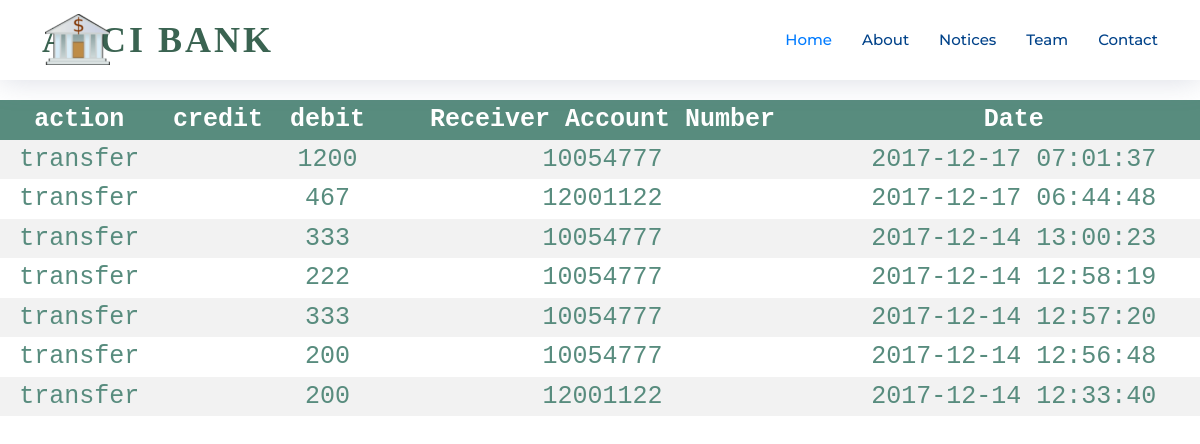
The page /viewTransaction.php (signed in) on the database its author committed.
### tables this page shows
CREATE TABLE `transaction` (
  `transactionId` int(11) NOT NULL,
  `action` varchar(30) NOT NULL,
  `credit` varchar(30) NOT NULL,
  `debit` varchar(30) NOT NULL,

  `other` varchar(50) NOT NULL,
  `userId` int(11) NOT NULL,
  `date` timestamp NOT NULL DEFAULT CURRENT_TIMESTAMP
);

### assets/connection.php (called while the page is built)
<?php
    $con = new mysqli('localhost','root','','Accibank');
    $ar = $con->query("select * from userAccounts,branch where id = '$_SESSION[userId]' AND userAccounts.branch = branch.branchId");
    $userData = $ar->fetch_assoc();
?>

### viewTransaction.php (the view, shortened to what this page needs)
<!DOCTYPE html>
<html lang="en" dir="ltr">
<head>
  <link href="assets/vendor/aos/aos.css" rel="stylesheet">
  <link href="assets/vendor/bootstrap/css/bootstrap.min.css" rel="stylesheet">
  <link href="assets/vendor/bootstrap-icons/bootstrap-icons.css" rel="stylesheet">
  <link href="assets/vendor/glightbox/css/glightbox.min.css" rel="stylesheet">
  <link href="assets/vendor/swiper/swiper-bundle.min.css" rel="stylesheet">
  <link href="assets/css/style.css" rel="stylesheet">
  <link href="assets/css/slidr.css" rel="stylesheet">
</head>
<body>
  <div class="centre">
    <table >
        <tr>
            <th>action</th>
            <th>credit</th>
            <th>debit</th>
            <th>Receiver Account Number</th>
            <th>Date</th>
        </tr>
  <?php
   require 'assets/connection.php';
  $result = $con->query("select * from transaction where userId = '$userData[id]' AND action = 'transfer' order by date desc");
  if ($result->num_rows > 0) {
      while($row = $result->fetch_assoc()) {
              echo "<tr><td>" . $row["action"]. "</td><td>" . $row["credit"] . "</td><td>"
  . $row["debit"]. "</td><td>" . $row["other"] . "</td><td>" . $row["date"] . "</td></tr>";
  }
  echo "</table>";
  } else { echo "0 results"; }
  ?>
  </div>
</body>
</html>

### assets/css/style.css (style rules this page uses)
body { background: #fff; color: #444; font-family: "Open Sans", sans-serif; }
a { color: #007bff; text-decoration: none; transition: 0.5s; }
h1, h2, h3, h4, h5, h6 { font-family: "Montserrat", sans-serif; font-weight: 400; margin: 0 0 20px 0; padding: 0; }
#header { height: 80px; z-index: 997; transition: all 0.5s; background: #fff; box-shadow: 0px 0px 30px rgba(127, 137, 161, 0.3); }
#header .logo h1 { font-size: 36px; margin: 0; padding: 0; font-weight: 400; letter-spacing: 3px; text-transform: uppercase; }
#header .logo h1 a, #header .logo h1 a:hover { color:#3A6351;// #00366f; text-decoration: none; font-family: serif, "Times New Roman", Times; font-weight: bold; }
#header .logo img { padding: 0; max-height: 65px; }
.navbar { padding: 0; }
.navbar ul { margin: 0; padding: 0; display: flex; list-style: none; align-items: center; }
.navbar li { position: relative; }
.navbar a { display: flex; align-items: center; justify-content: space-between; padding: 10px 0 10px 30px; font-family: "Montserrat", sans-serif; font-size: 15px; color: #004289; font-weight: 500; white-space: nowrap; transition: 0.3s; }
.navbar a:hover, .navbar .active, .navbar li:hover > a { color: #007bff; }

### viewTransaction.php (style rules this page uses)
table { border-collapse: collapse; width: 100%; margin-top: 100px; color: #588c7e; font-family: monospace; font-size: 25px; text-align: center; }
th { background-color: #588c7e; color: white; }
tr:nth-child(even) { background-color: #f2f2f2; }

### rows shown on the page
transaction: action "transfer", debit "1200", other "10054777", date "2017-12-17 07:01:37"
transaction: action "transfer", debit "467", other "12001122", date "2017-12-17 06:44:48"
transaction: action "transfer", debit "333", other "10054777", date "2017-12-14 13:00:23"
transaction: action "transfer", debit "222", other "10054777", date "2017-12-14 12:58:19"
transaction: action "transfer", debit "333", other "10054777", date "2017-12-14 12:57:20"
transaction: action "transfer", debit "200", other "10054777", date "2017-12-14 12:56:48"
transaction: action "transfer", debit "200", other "12001122", date "2017-12-14 12:33:40"
